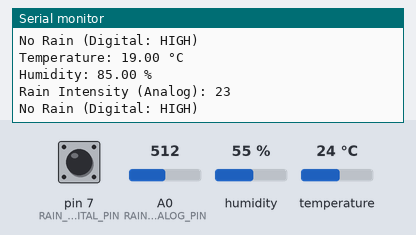
Simulated run of this sketch. Board: Arduino Uno, built with avr-gcc and run on an emulated ATmega328P. Shown: the last lines printed to the serial monitor. The inputs (shaded band) are chosen by the test bench; at power-on: A0 (RAIN_ANALOG_PIN) = 512, pin 7 (RAIN_DIGITAL_PIN) HIGH, humidity 55 %, temperature 24 °C.

Above: at 34.6 s.
34.7 s: A0 (RAIN_ANALOG_PIN) set to 919
At 36.9 s:
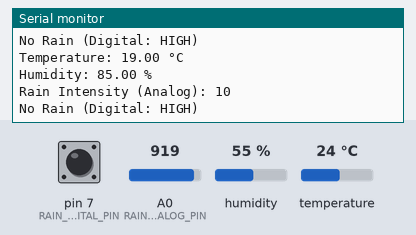
45.6 s: A0 (RAIN_ANALOG_PIN) set to 945
At 52.1 s:
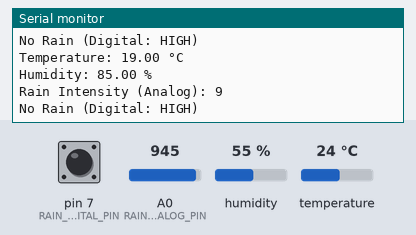
Timing chart, 0 to 52.6 s (numbered marks = the images above; inputs shaded):
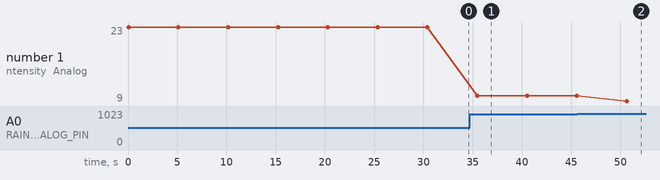

Measured:
- after the input at 34.7 s, the serial monitor: prints a new line after 0.76 s (image 1)
- after the input at 45.6 s, the serial monitor: prints a new line after 5.0 s (image 2)
- plotted number 1: 23 → 10 after the input at 34.7 s, 10 → 9 after the input at 45.6 s

The sketch:

sketch_nov6e.ino
```cpp
#include <DHT.h>

// DHT Sensor setup
#define DHTPIN 4        // Pin connected to the DHT sensor
#define DHTTYPE DHT11   // Define the type of DHT sensor (DHT11)

DHT dht(DHTPIN, DHTTYPE);  // Initialize the DHT sensor

// Rain Sensor setup
#define RAIN_ANALOG_PIN A0    // Analog pin connected to A0 on the raindrop sensor
#define RAIN_DIGITAL_PIN 7    // Digital pin connected to D0 on the raindrop sensor

void setup() {
  // Start the serial communication
  Serial.begin(9600);

  // Initialize the DHT sensor
  dht.begin();

  // Set the digital pin for rain detection as input
  pinMode(RAIN_DIGITAL_PIN, INPUT);
}

void loop() {
  // Read temperature and humidity from the DHT sensor
  float temperature = dht.readTemperature(); // Temperature in Celsius
  float humidity = dht.readHumidity();       // Humidity in percentage

  // Check if the readings are valid
  if (isnan(temperature) || isnan(humidity)) {
    Serial.println("Failed to read from DHT sensor!");
  } else {
    // Print the temperature and humidity to the Serial Monitor
    Serial.print("Temperature: ");
    Serial.print(temperature - 5);  // Adjusting temperature as per your requirement
    Serial.println(" °C");

    Serial.print("Humidity: ");
    Serial.print(humidity + 30);  // Adjusting humidity as per your requirement
    Serial.println(" %");
  }

  // Read the analog value (rain intensity) from the rain sensor
  int rainIntensity = analogRead(RAIN_ANALOG_PIN);

  // Read the digital value (rain presence) from the rain sensor
  int rainPresence = digitalRead(RAIN_DIGITAL_PIN);

  // Print the analog value (rain intensity) to the Serial Monitor
  Serial.print("Rain Intensity (Analog): ");
  Serial.println((30 - rainIntensity / 30) + 10);  // Adjusting rain intensity

  // Check the rain presence via the digital sensor
  if (rainPresence == LOW) {
    Serial.println("Rain Detected (Digital: LOW)");
  } else {
    Serial.println("No Rain (Digital: HIGH)");
  }

  // Wait for a short time before taking another reading
  delay(5000); // Delay of 5 seconds before repeating the loop
}
```
